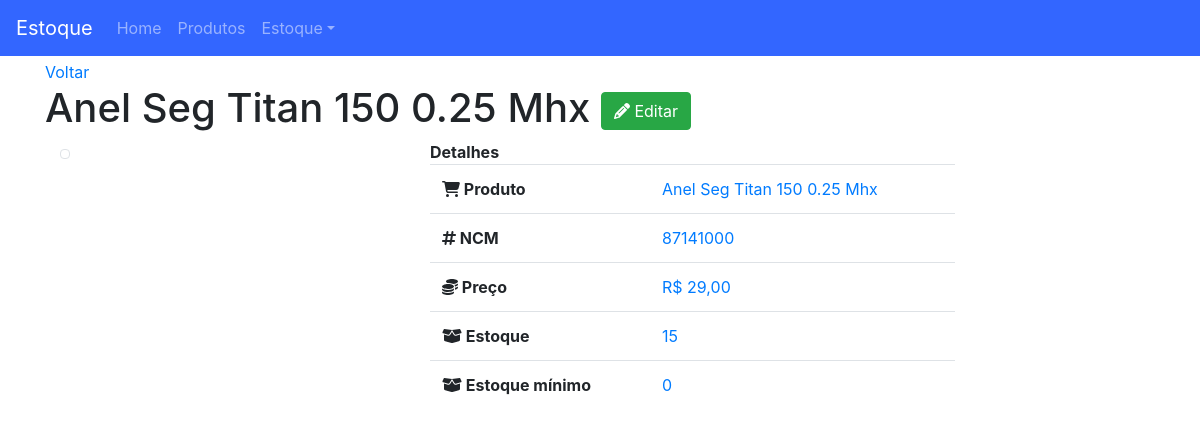
Page /produto/8/ on the committed database.
### produto/models.py (models this page shows, shortened)
class Produto(models.Model):
    produto = models.CharField('Produto', max_length=100, unique=True)
    ncm = models.CharField('NCM', max_length=8)
    preco = models.DecimalField('Preço', max_digits=8, decimal_places=2)
    estoque = models.IntegerField('Estoque atual')
    estoque_minimo = models.PositiveIntegerField('Estoque mínimo', default=0)
    class Meta:
        ordering = ('produto',)
    def __str__(self):
        return self.produto

### produto/views.py (the view)
# urls.py: path('<int:pk>/', v.product_detail, name='product_detail'),
def product_detail(request, pk):
    template_name = 'product_detail.html'
    obj = Produto.objects.get(pk=pk)
    context = {'object': obj}
    return render(request, template_name, context)

### produto/templates/product_detail.html
{% extends 'base.html' %}
{% block content %}
<a href="{% url 'produto:product_list' %}">Voltar</a>
<h1>
    {{ object }}
    <span class="pull-right">
        <a href="{% url 'produto:product_edit' object.pk %}">
            <button type="button" class="btn btn-success">
                <span class="fa fa-pencil"></span> Editar
            </button>
        </a>
    </span>
</h1>
<div class="container bootstrap snippets bootdey">
<div class="panel-body inf-content">
    <div class="row">
        <div class="col-md-4">
            <img alt="" style="width:600px;" title="" class="img-circle img-thumbnail isTooltip" src="https://img.freepik.com/vetores-gratis/composicao-isometrica-de-entrega-logistica-de-entrega-com-caracteres-humanos-sem-rosto-de-dois-trabalhadores-do-sexo-masculino-e-ilustracao-de-rack-de-encomendas_1284-29116.jpg?t=st=1656970619~exp=1656971219~hmac=748b924edcc98f3284db33da88aab4fc9581d021ffc0c91e038513c23ebde256&w=740" data-original-title="Usuario">
        </div>
        <div class="col-md-6">
            <strong>Detalhes</strong><br>
            <div class="table-responsive">
            <table class="table table-user-information">
                <tbody>
                    <tr>
                        <td>
                            <strong>
                                <span><i class="fa-solid fa-cart-shopping"></i></span>
                                Produto
                            </strong>
                        </td>
                        <td class="text-primary">
                            {{ object.produto }}
                        </td>
                    </tr>
                    <tr>
                        <td>
                            <strong>
                                <span><i class="fa-solid fa-hashtag"></i></span>
                                NCM
                            </strong>
                        </td>
                        <td class="text-primary">
                            {{ object.ncm }}
                        </td>
                    </tr>
                    <tr>
                        <td>
                            <strong>
                                <span><i class="fa-solid fa-coins"></i></span>
                                Preço
                            </strong>
                        </td>
                        <td class="text-primary">
                            R$ {{ object.preco }}
                        </td>
                    </tr>
                    <tr>
                        <td>
                            <strong>
                                <span><i class="fa-solid fa-box-open"></i></span>
                                Estoque
                            </strong>
                        </td>
                        <td class="text-primary">
                            {{ object.estoque }}
                        </td>
                    </tr>
                    <tr>
                        <td>
                            <strong>
                                <span><i class="fa-solid fa-box-open"></i></span>
                                Estoque mínimo
                            </strong>
                        </td>
                        <td class="text-primary">
                            {{ object.estoque_minimo }}
                        </td>
                    </tr>
                </tbody>
            </table>
            </div>
        </div>
    </div>
</div>
</div>
{% endblock content %}

### core/static/css/style.css (style rules this page uses)
body { margin-top: 60px; }

### rows in the picture
Produto: produto "Anel Seg Titan 150 0.25 Mhx", ncm "87141000", preco "29,00", estoque "15", estoque_minimo "0"
